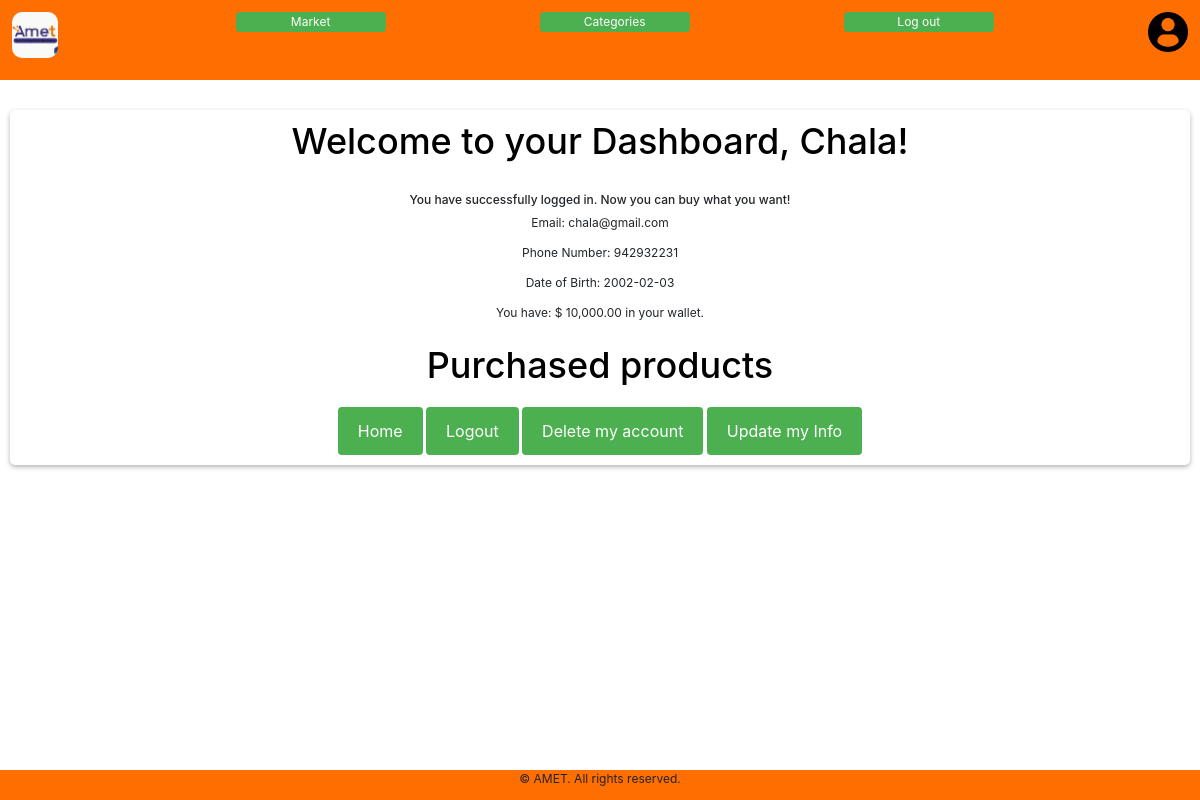
The page /dashboard (signed in) on the database its author committed.
### packages/models.py (models this page shows, shortened)
class User(db.Model, UserMixin):
    id = db.Column(db.Integer(), primary_key=True)
    username = db.Column(db.String(length=20), nullable=False, unique=True)
    email = db.Column(db.String(length=20), nullable=False, unique=True)
    phone = db.Column(db.String(), nullable=False, unique=True)
    budget = db.Column(db.Integer(), nullable=False, default=1000)
    dob = db.Column(db.Date())
    password_hash = db.Column(db.String(length=20), nullable=False)
    product = db.relationship('Product',backref='owned_user',lazy=True)
    @property
    def prettier_budget(self):
        formatted_budget = "{:,.2f}".format(self.budget)
        return f'$ {formatted_budget}'
    @property
    def password(self):
        return self.password

### packages/routes.py (the view, shortened to what this page needs)
@app.route('/dashboard', methods=['GET', 'POST'])
@login_required
def dashboard():
    purchase_form = PurchaseItemForm()
    owned_items = Product.query.filter_by(owner=current_user.id)
    delete_form = DeleteAccountForm()
    return render_template('dashboard.html', user=current_user, owned_items=owned_items, purchase_form=purchase_form, delete_form=delete_form)

### packages/models.py (called while the page is built)
@login_manager.user_loader
def Load_user(user_id):
    return User.query.get(int(user_id))

### packages/templates/dashboard.html (shortened to what this page needs)
{% extends 'base.html' %}
{% block css %}
<link href="{{ url_for('static', filename='base.css') }}" rel="stylesheet">
<link href="{{ url_for('static', filename='signup.css') }}" rel="stylesheet">
<link href="{{ url_for('static', filename='index.css') }}" rel="stylesheet">
{% endblock %}
{% block content %}
{% include 'includes/delete_modal.html' %}
<h1>Welcome to your Dashboard, {{ current_user.username }}!</h1>
<h3>You have successfully logged in. Now you can buy what you want!</h3>
<p>Email: {{ current_user.email }}</p>
<p>Phone Number: {{ current_user.phone }}</p>
<p>Date of Birth: {{ current_user.dob }}</p>
<p>You have: {{ current_user.prettier_budget }} in your wallet.</p>
<h1 style="margin-bottom: 10px;">Purchased products</h1>
<button class="dashboard-button" style="margin-top: 10px;"><a href="{{ url_for('market') }}">Home</a></button>
<button class="dashboard-button" style="margin-top: 10px;"><a href="{{ url_for('logout') }}">Logout</a></button>
<button class="dashboard-button" data-toggle="modal" data-target="#Modal-DeleteAccount{{ current_user.username }}">Delete my account</button>
<button class="dashboard-button"><a href="{{ url_for('update_info') }}">Update my Info</a></button>
{% endblock %}

### packages/static/base.css (style rules this page uses)
html { box-sizing: border-box; font-family: 'Courier New', Courier, monospace; font-size: 12px; }
* { box-sizing: border-box; }
*, *:before, *:after { box-sizing: inherit; }
body { margin: 0; }

### packages/static/signup.css (style rules this page uses)
h1 { font-size: 24px; margin-bottom: 30px; color: #000000; }
#signup-button, .dashboard-button, .signup-btn, .index-btn { background-color: #4CAF50; color: #fff; border: none; border-radius: 4px; padding: 12px 20px; cursor: pointer; font-size: 16px; margin-bottom: 10px; }
.index-btn, .dashboard-button > a { text-decoration: none; color: #fff; }
@media (min-width: 768px) { h1 { font-size: 3vw; } }
@media (min-width: 768px) { p { font-size: 1vw; } }

### packages/static/index.css (style rules this page uses)
* { box-sizing: border-box; }
html { font-size: 12px; }
h1 { font-size: 8vw; padding-top: 10px; }
body { margin: 0; }
#product-card,h3,p { font-size: 2vw; }
@media (min-width: 768px) { #product-card,h3,p,button { font-size: 1rem; } }
@media (min-width: 768px) { h1 { font-size: 3vw; } }

### rows shown on the page
User: username "Chala", email "chala@gmail.com", phone "942932231", dob "2002-02-03", prettier_budget "$ 10,000.00"
